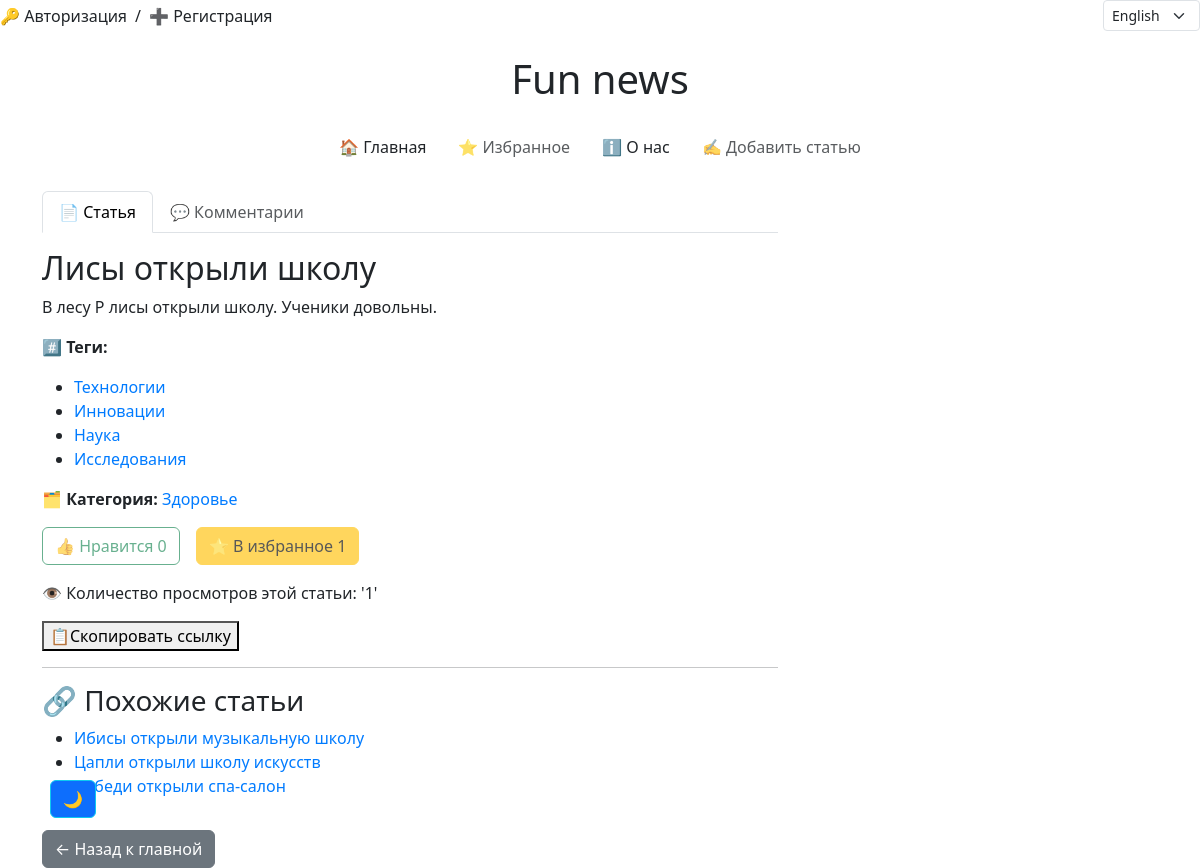
The page /en/news/article/lisy-otkryli-shkolu/ on the database its author committed.
### news/models.py (models this page shows, shortened)
class Article(models.Model):
    title = models.CharField(max_length=255, verbose_name='Заголовок')
    content = models.TextField(verbose_name='Содержание')
    publication_date = models.DateTimeField(default=timezone.now, verbose_name='Дата публикации')
    views = models.IntegerField(default=0, verbose_name='Просмотры')
    category = models.ForeignKey("Category", on_delete=models.CASCADE, verbose_name='Категория', blank=True,
                              null=True)
    tags = models.ManyToManyField("Tag", related_name='articles', verbose_name='Теги', blank=True)
    likes_count = models.IntegerField(default=0)
    favourites_count = models.IntegerField(default=0)
    is_active = models.BooleanField(default=True,  verbose_name='Теги')
    slug = models.SlugField(blank=True, null=True, unique=True)
    image = models.ImageField(upload_to='articles/%Y/%m/%d/',
                              validators=[FileExtensionValidator(['jpg', 'jpeg', 'png', 'jpeg'])],
                              blank=True,
                              null=True)
    author = models.ForeignKey(get_user_model(), on_delete=models.SET_NULL, null=True,
                               default=None, verbose_name='Author')
    class Meta:
        verbose_name = 'Статья'
        verbose_name_plural = 'Статьи'
        ordering = ['-publication_date']
        permissions = [
        ('publish_article', 'Publish Article'),
            ('make_active', 'Make Active'),
        ]

class Tag(models.Model):
    name = models.CharField(max_length=255, unique=True)
    class Meta:
        verbose_name = 'Тег'  # единственное число для отображения в админке
        verbose_name_plural = 'Теги'  # мн. число для отображения в админке

class Category(models.Model):
    name = models.CharField(max_length=255, unique=True)
    class Meta:
        verbose_name = 'Категория'  # единственное число для отображения в админке
        verbose_name_plural = 'Категории'  # мн. число для отображения в админке

### news/views.py (the view)
# urls.py: path('article/<slug:slug>/', article_detail, name='article_detail'),                              # статья полностью
def article_detail(request, slug):
    article = get_object_or_404(Article, slug=slug)
    all_tags = Tag.objects.all()
    all_categories = Category.objects.all()
    liked_ips = article.likes.values_list('ip_address', flat=True)
    favourite_ips = article.favourites.values_list('ip_address', flat=True)
    reset_comment_flag(request)
    similar_articles = Article.objects.filter(
        Q(category=article.category) |
        Q(tags__in=article.tags.all())
    ).exclude(id=article.id).distinct().order_by('-publication_date')[:3]
    if request.method == 'POST':
        name = request.POST.get('name')
        text = request.POST.get('text')
        if name and text:
            Comment.objects.create(article=article, name=name, text=text)
    context = {
        "article": article,
        "all_tags": all_tags,
        "all_categories": all_categories,
        "liked_ips": liked_ips,
        "favourite_ips": favourite_ips,
        "similar_articles": similar_articles,
    }
    return render(request, 'news/article_detail.html', context=context)

### news/context_processors.py (called while the page is built)
def global_settings(request):
    if cache.get('favourite_count') is None:
        cache.set('favourite_count', Favourite.objects.count(), 60 * 15)
    if cache.get('like_count') is None:
        cache.set('like_count', Like.objects.count(), 60 * 15)
    if cache.get('articles_count') is None:
        cache.set('articles_count', Article.objects.count(), 60 * 15)
    if cache.get('all_tags_count') is None:
        cache.set('all_tags_count', Tag.objects.count(), 60 * 15)
    if cache.get('all_categories_count') is None:
        cache.set('all_categories_count', Category.objects.count(), 60 * 15)
    return {
        'favourites_count': cache.get('favourite_count'),
        'likes_count': cache.get('like_count'),
        'articles_count': cache.get('articles_count'),
    }

### news/views.py (called while the page is built)
def reset_comment_flag(request):
    if 'comment_submitted' in request.session:
        del request.session['comment_submitted']

### news/templates/news/article_detail.html (shortened to what this page needs)
{% extends 'news/base.html' %}
{% load i18n %}
    {% block content %}
    <section>
      <ul class="nav nav-tabs" id="addArticleTabs" role="tablist">
        <li class="nav-item" role="presentation">
          <button class="nav-link active" id="article-tab" data-bs-toggle="tab" data-bs-target="#article" type="button" role="tab">
            {% trans '📄 Статья' %}
          </button>
        </li>
        {% if user.is_authenticated %}
        <li class="nav-item" role="presentation">
          <button class="nav-link" id="comments-tab" data-bs-toggle="tab" data-bs-target="#comments" type="button" role="tab">
            {% trans '💬 Комментарии' %} ({{ article.comments.count }})
          </button>
        </li>
        {% else %}
        <li class="nav-item" role="presentation">
          <button class="nav-link" id="comments-tab" data-bs-toggle="tab" data-bs-target="#comments" type="button" role="tab" disabled>
            {% trans '💬 Комментарии' %}
          </button>
        </li>
        {% endif %}
      </ul>
      <div class="tab-content mt-3">
        <div class="tab-pane fade show active" id="article" role="tabpanel">
          <div class="news">
            <h2>{{ article.title }}</h2>
            <p>{{ article.content }} </p>
            {% if article.tags.all %}
              <p><strong>{% trans "#️⃣ Теги:"  %}</strong></p>
              <ul>
                {% for tag in article.tags.all %}
                  <li><a href="{% url 'news:news_by_tag' tag.name %}">{{ tag.name }}</a></li>
                {% endfor %}
              </ul>
            {% endif %}
            <p><strong>{% trans '🗂️ Категория:'  %}</strong>
              {% if article.category %}
                <a href="{% url 'news:news_by_category' article.category.name %}">{{ article.category.name }}</a>
              {% else %}
               {% trans 'Нет категории'  %}
              {% endif %}
            </p>
            <div class="buttons-container d-flex gap-3 mb-3">
              <form id="like-form-{{ article.id }}" data-article-id="{{ article.id }}">
                <button type="button" class="btn {% if request.META.REMOTE_ADDR in liked_ips %}btn-success{% else %}btn-outline-success{% endif %} {% if not user.is_authenticated %}btn-secondary disabled{% endif %}" id="like-btn-{{ article.id }}">
                 {% trans '👍 Нравится'  %} <span id="like-count-{{ article.id }}">{{ article.likes_count }}</span>
                </button>
              </form>
              <form id="favourite-form-{{ article.id }}" data-article-id="{{ article.id }}">
                <button type="button" class="btn {% if request.META.REMOTE_ADDR in favourite_ips %}btn-warning{% else %}btn-outline-warning{% endif %} {% if not user.is_authenticated %}btn-secondary disabled{% endif %}" id="favourite-btn-{{ article.id }}">
                  {% trans '⭐ В избранное'  %} <span id="favourite-count-{{ article.id }}">{{ article.favourites_count }}</span>
                </button>
              </form>
            </div>
            <p> {% trans '👁 Количество просмотров этой статьи:'  %} '{{ article.views }}' </p>
            <button type="button" onclick="copyToClipboard()">{% trans '📋Скопировать ссылку' %}</button>
            <hr>
            <h3>{% trans '🔗 Похожие статьи'  %}</h3>
            <ul>
              {% for sim in similar_articles %}
                <li>
                  <a href="{% url 'news:article_detail' slug=sim.slug %}">{{ sim.title }}</a>
                </li>
              {% empty %}
                <p> {% trans '🔗 Похожие статьи не найдены' %} </p>
              {% endfor %}
            </ul>
            <a class="btn btn-secondary mt-3" href="{% url 'news:catalog' %}">{% trans '← Назад к главной'  %}</a>
          </div>
        </div>
      </div>
    </section>
    {% endblock %}

### static/css/style.css (style rules this page uses)
a { color: #007bff; text-decoration: none; }
.nav-link { color: #212529; }
.nav-link { color: inherit; transition: color 0.3s; }

### rows shown on the page
Article: title "Лисы открыли школу", content "В лесу P лисы открыли школу. Ученики довольны.", category.name "Здоровье", likes_count "0", favourites_count "1", views "1"
Tag: name "Технологии"
Tag: name "Инновации"
Tag: name "Наука"
Tag: name "Исследования"
Article: title "Ибисы открыли музыкальную школу"
Article: title "Цапли открыли школу искусств"
Article: title "Лебеди открыли спа-салон"

### other values the page prints
form field language "English"
